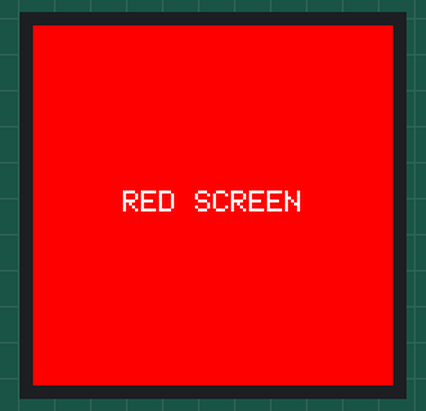
Simulated run of this sketch. Board: ESP32. Parts: 240×240 colour display. What the sketch prints to the serial monitor is not drawn.

Above: at 1.3 s.
At 3.4 s:
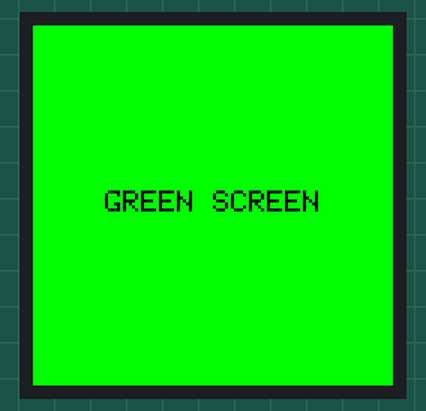
At 5.4 s:
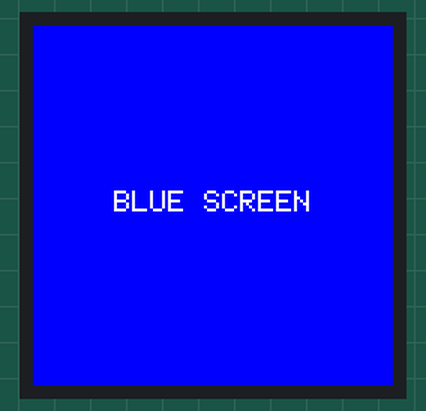
At 7.5 s:
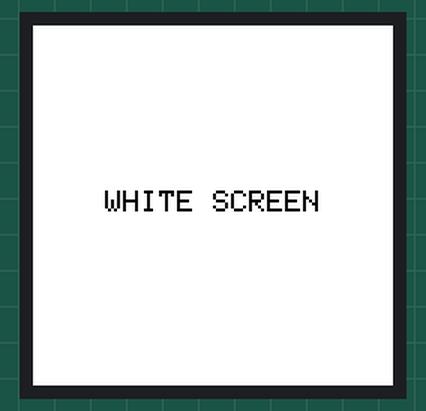
At 9.6 s:
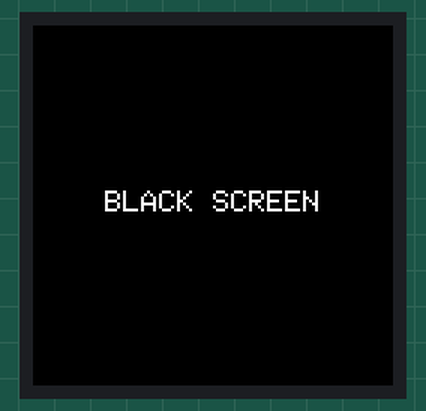
At 11.6 s:
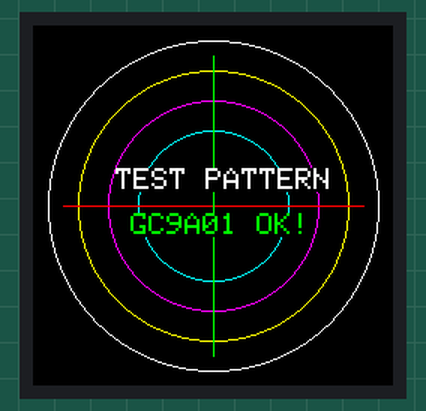

Measured:
- by itself, everything shown: repeats every 15.4 s, in 6 steps
- what the display in image 0 shows lasts 2.0 s, from 1.3 s to 3.3 s
- what the display in image 5 shows lasts 5.1 s, from 11.6 s to 16.7 s

The sketch:

esp32_wrover_screen_test.ino
```cpp
/*
  ESP32-WROVER-E GC9A01 screen test sketch.
  Used to verify if the screen hardware is functional and if wiring is correct.

  Wiring Map:
  GC9A01 Screen <---> ESP32-WROVER-E (DevKitC)
  VCC           ---> 3.3V
  GND           ---> GND
  SCL (SCLK)    ---> GPIO 18 (VSPI SCK)
  SDA (MOSI)    ---> GPIO 23 (VSPI MOSI)
  CS            ---> GPIO 5  (VSPI CS)
  DC            ---> GPIO 21
  RST           ---> GPIO 22
*/

#include <Arduino.h>
#include <SPI.h>
#include <Adafruit_GFX.h>
#include <Adafruit_GC9A01A.h>

// Screen Pin Definitions (ESP32-WROVER-E VSPI Hardware SPI)
#define TFT_SCK  18
#define TFT_MOSI 23
#define TFT_MISO -1
#define TFT_CS   5
#define TFT_DC   21
#define TFT_RST  22

// Solid Color Definitions (16-bit RGB565)
#define COLOR_BLACK   0x0000
#define COLOR_WHITE   0xFFFF
#define COLOR_RED     0xF800
#define COLOR_GREEN   0x07E0
#define COLOR_BLUE    0x001F
#define COLOR_YELLOW  0xFFE0
#define COLOR_MAGENTA 0xF81F
#define COLOR_CYAN    0x07FF

// Initialize display
Adafruit_GC9A01A tft(TFT_CS, TFT_DC, TFT_RST);

void drawTestLabel(const char* label, uint16_t textColor, uint16_t bgColor) {
  // Center label at y = 110
  tft.setTextSize(2);
  tft.setTextColor(textColor, bgColor);

  // Standard character width is 6 * size = 12px
  int textWidth = strlen(label) * 12;
  int x = 120 - (textWidth / 2);

  tft.setCursor(x, 110);
  tft.print(label);
}

void setup() {
  Serial.begin(115200);
  delay(1000);
  Serial.println("Starting ESP32-WROVER-E GC9A01 Screen Test...");

  // Initialize standard hardware SPI with our custom pins
  SPI.begin(TFT_SCK, -1 /* MISO */, TFT_MOSI, TFT_CS);

  // Initialize Adafruit GC9A01A display with a very slow 1MHz SPI speed
  // to ensure 100% signal integrity even with poor wiring.
  tft.begin(1000000);
  tft.setSPISpeed(1000000);

  // Re-establish pin routing since tft.begin() internally overrides them to defaults
  SPI.begin(TFT_SCK, -1 /* MISO */, TFT_MOSI, TFT_CS);

  tft.setRotation(0);
  tft.fillScreen(COLOR_BLACK);

  Serial.println("Screen initialized successfully.");
}

void loop() {
  Serial.println("Red screen test...");
  tft.fillScreen(COLOR_RED);
  drawTestLabel("RED SCREEN", COLOR_WHITE, COLOR_RED);
  delay(2000);

  Serial.println("Green screen test...");
  tft.fillScreen(COLOR_GREEN);
  drawTestLabel("GREEN SCREEN", COLOR_BLACK, COLOR_GREEN);
  delay(2000);

  Serial.println("Blue screen test...");
  tft.fillScreen(COLOR_BLUE);
  drawTestLabel("BLUE SCREEN", COLOR_WHITE, COLOR_BLUE);
  delay(2000);

  Serial.println("White screen test...");
  tft.fillScreen(COLOR_WHITE);
  drawTestLabel("WHITE SCREEN", COLOR_BLACK, COLOR_WHITE);
  delay(2000);

  Serial.println("Black screen test...");
  tft.fillScreen(COLOR_BLACK);
  drawTestLabel("BLACK SCREEN", COLOR_WHITE, COLOR_BLACK);
  delay(2000);

  Serial.println("Shapes and pattern test...");
  tft.fillScreen(COLOR_BLACK);

  // Draw circles
  tft.drawCircle(120, 120, 110, COLOR_WHITE);
  tft.drawCircle(120, 120, 90, COLOR_YELLOW);
  tft.drawCircle(120, 120, 70, COLOR_MAGENTA);
  tft.drawCircle(120, 120, 50, COLOR_CYAN);

  // Draw crossed lines
  tft.drawLine(20, 120, 220, 120, COLOR_RED);
  tft.drawLine(120, 20, 120, 220, COLOR_GREEN);

  // Draw text
  tft.setCursor(55, 95);
  tft.setTextColor(COLOR_WHITE, COLOR_BLACK);
  tft.setTextSize(2);
  tft.print("TEST PATTERN");

  tft.setCursor(65, 125);
  tft.setTextColor(COLOR_GREEN, COLOR_BLACK);
  tft.setTextSize(2);
  tft.print("GC9A01 OK!");

  delay(5000);
}
```
